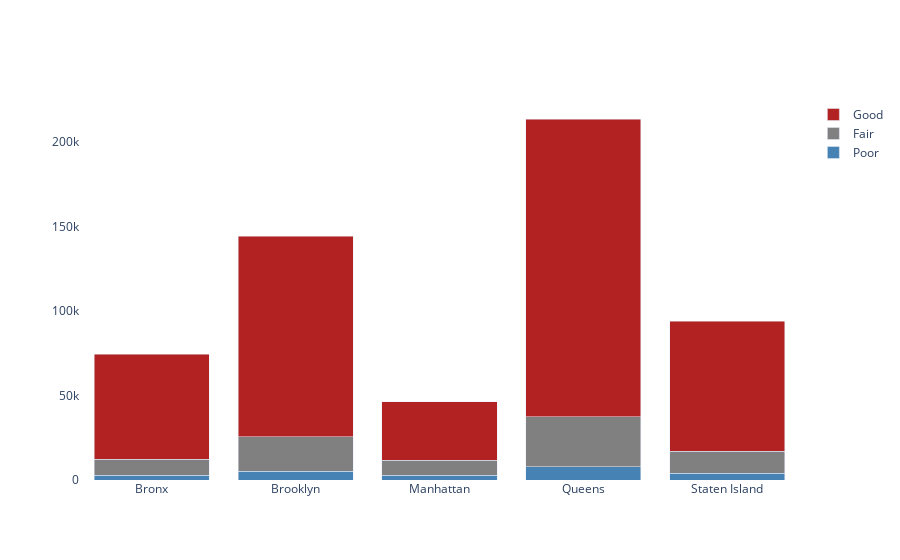

Notebook code cell kept with this figure:
### Code cell
health_levels = ['Poor', 'Fair', 'Good']
colors = ['steelblue', 'grey', 'firebrick']

fig = go.Figure(
    data=[
        go.Bar(name=health,
               x=boro_health['boroname'].loc[boro_health['health']==health], 
               y=boro_health['count'].loc[boro_health['health']==health],
               marker_color=colors[idx]) for idx, health in enumerate(health_levels)
])

fig.update_layout(barmode='stack', 
                  plot_bgcolor='rgba(255,255,255,1)')

fig.show(
    config= {'displaylogo': False, 
             'displayModeBar': False}
)

### Figure 1 — Plotly figure (JSON) as saved in the notebook; plotly's stock layout.template omitted (floating-point values rounded to 4 significant figures)
{"data": [{"marker": {"color": "steelblue"}, "name": "Poor", "type": "bar", "x": ["Bronx", "Brooklyn", "Manhattan", "Queens", "Staten Island"], "y": [2774, 5307, 2831, 7957, 3908]}, {"marker": {"color": "grey"}, "name": "Fair", "type": "bar", "x": ["Bronx", "Brooklyn", "Manhattan", "Queens", "Staten Island"], "y": [9587, 20298, 8801, 29324, 13215]}, {"marker": {"color": "firebrick"}, "name": "Good", "type": "bar", "x": ["Bronx", "Brooklyn", "Manhattan", "Queens", "Staten Island"], "y": [61985, 118480, 34684, 176324, 76799]}], "layout": {"autosize": true, "barmode": "stack", "plot_bgcolor": "rgba(255,255,255,1)", "xaxis": {"autorange": true, "range": [-0.5, 4.5], "type": "category"}, "yaxis": {"autorange": true, "range": [0, 224800.0], "type": "linear"}}}
